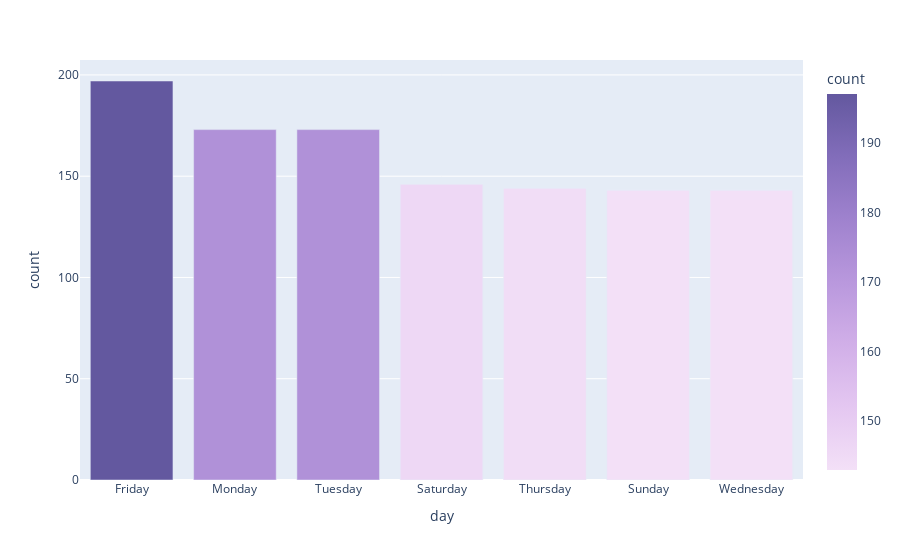

Notebook source saved alongside this figure:
### Code cell
day_fig.show()

### Figure 1 — Plotly figure (JSON) as saved in the notebook; plotly's stock layout.template omitted (floating-point values rounded to 4 significant figures)
{"data": [{"alignmentgroup": "True", "hovertemplate": "day=%{x}<br>count=%{marker.color}<extra></extra>", "legendgroup": "", "marker": {"color": [197, 173, 173, 146, 144, 143, 143], "coloraxis": "coloraxis", "pattern": {"shape": ""}}, "name": "", "offsetgroup": "", "orientation": "v", "showlegend": false, "textposition": "auto", "type": "bar", "x": ["Friday", "Monday", "Tuesday", "Saturday", "Thursday", "Sunday", "Wednesday"], "xaxis": "x", "y": [197, 173, 173, 146, 144, 143, 143], "yaxis": "y"}], "layout": {"barmode": "relative", "coloraxis": {"colorbar": {"title": {"text": "count"}}, "colorscale": [[0, "rgb(243, 224, 247)"], [0.1667, "rgb(228, 199, 241)"], [0.3333, "rgb(209, 175, 232)"], [0.5, "rgb(185, 152, 221)"], [0.6667, "rgb(159, 130, 206)"], [0.8333, "rgb(130, 109, 186)"], [1, "rgb(99, 88, 159)"]]}, "legend": {"tracegroupgap": 0}, "margin": {"t": 60}, "xaxis": {"anchor": "y", "domain": [0, 1], "title": {"text": "day"}}, "yaxis": {"anchor": "x", "domain": [0, 1], "title": {"text": "count"}}}}
